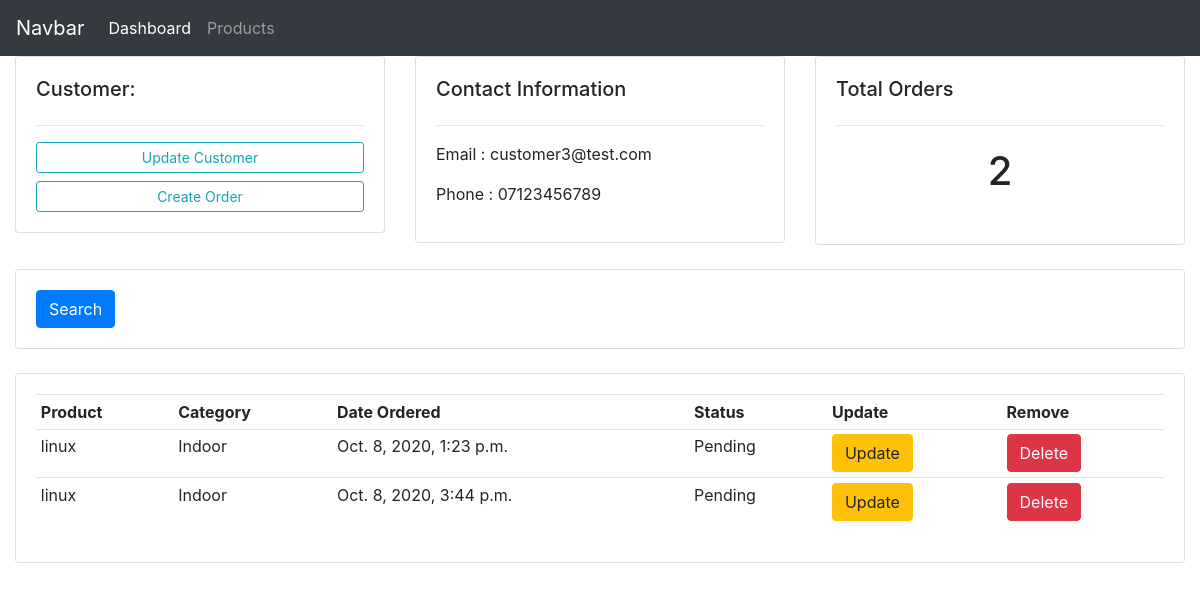
Screenshot of /accounts/customer/3/ with the database file from the repository.
### accounts/models.py (models this page shows, shortened)
class Customer(models.Model):
    name = models.CharField(max_length=200,null=True)
    phone = models.CharField(max_length=200,null=True)
    email = models.CharField(max_length=200,null=True)

class Order(models.Model):
    STATUS_CHOICES = (
        ('Pending','Pending'),
        ('Out of Delivery','Out of Delivery'),
        ('Delivered','Delivered'),
    )
    customer = models.ForeignKey(Customer,null=True,on_delete=models.SET_NULL)
    product = models.ForeignKey(Product,null=True,on_delete=models.SET_NULL)
    date_created = models.DateTimeField(auto_now_add=True)
    status = models.CharField(max_length=20,null=True,choices=STATUS_CHOICES)
    tags = models.ManyToManyField(tag)

class Product(models.Model):
    CATEGORY_CHOICES = (
        ('Indoor','Indoor'),
        ('Outdoor','Outdoor')
    )
    name = models.CharField(max_length=200,null=True)
    price = models.IntegerField(null=True)
    category = models.CharField(max_length=20,null=True,choices=CATEGORY_CHOICES)
    description = models.CharField(max_length=200,null=True)
    date_created = models.DateTimeField(auto_now_add=True,null=True)

### accounts/views.py (the view)
# urls.py: path('customer/<int:pk>/',customer,name='customer'),
def customer(request,pk):
    customer = Customer.objects.get(id=pk)
    orders = customer.order_set.all()
    total_orders = orders.count()
    context={
        'customer':customer,
        'orders':orders,
        'total_orders':total_orders,
    }
    return render(request,'accounts/customer.html',context)

### accounts/templates/accounts/customer.html (shortened to what this page needs)
{% extends 'accounts/main.html' %}
{% block content %}
    <div class="row">
        <div class="col-md">
            <div class="card card-body">
                <h5>Customer:</h5>
                <hr>
                <a class="btn btn-outline-info btn-sm btn-block" href="">Update Customer</a>
                <a class="btn btn-outline-info btn-sm btn-block" href="{% url 'accounts:order_create' customer.id %}">Create Order</a>
            </div>
        </div>
        <div class="col-md">
            <div class="card card-body">
                <h5>Contact Information</h5>
                <hr>
                <p>Email : {{customer.email}}</p>
                <p>Phone : {{customer.phone}}</p>
            </div>
        </div>
        <div class="col-md">
            <div class="card card-body">
                <h5>Total Orders</h5>
                <hr>
                <h1 style="text-align: center;padding: 5px;">{{total_orders}}</p>
            </div>
        </div>
    </div>
    <br>
    <div class="row">
        <div class="col">
            <div class="card card-body">
                <form method="get">
                    <button class="btn btn-primary" type="submit">Search</button>
                </form>
            </div>
        </div>
    </div>
    <br>
    <div class="row">
        <div class="col">
            <div class="card card-body">
                <table class="table table-sm">
                    <tr>
                        <th>Product</th>
                        <th>Category</th>
                        <th>Date Ordered</th>
                        <th>Status</th>
                        <th>Update</th>
                        <th>Remove</th>
                    </tr>
                    {% for order in orders %}
                        <tr>
                            <td> {{order.product.name}} </td>
                            <td> {{order.product.category}} </td>
                            <td> {{order.date_created}} </td>
                            <td> {{order.status}} </td>
                            <td><a href="{% url 'accounts:order_update' order.id %}" class="btn btn-warning">Update</a></th>
                                <td><a href="{% url 'accounts:order_delete' order.id %}" class="btn btn-danger">Delete</a></th>
                        </tr>
                    {% endfor %}
                </table>
            </div>
        </div>
    </div>
{% endblock %}

### rows the page displays
Customer: email "customer3@test.com", phone "07123456789"
Order: product.name "linux", product.category "Indoor", date_created "Oct. 8, 2020, 1:23 p.m.", status "Pending"
Order: product.name "linux", product.category "Indoor", date_created "Oct. 8, 2020, 3:44 p.m.", status "Pending"

### other values shown
{{ total_orders }} "2"
